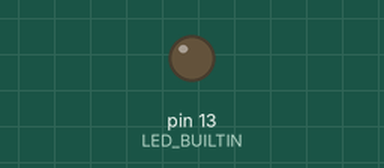
The sketch below on a simulated Arduino Uno, built with avr-gcc and run on an emulated ATmega328P. Parts: output pins drawn as LEDs (lit = HIGH). Random numbers use the default seed unless the sketch sets one; what the sketch prints to the serial monitor is not drawn.

Above: at 3.2 s.
Timing chart, 0 to 14.5 s (numbered marks = the images above):
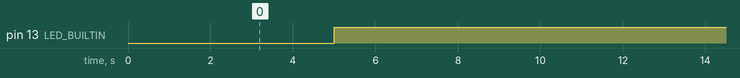

Measured:
- by itself, pin 13 (LED_BUILTIN): LOW → HIGH at 5.0 s

The sketch:

sketch.ino
```cpp
// set interval for sending messages (milliseconds)
const long interval = 5000;
unsigned long previousMillis = 0;

void setup() {
  // put your setup code here, to run once:

  //Initialize serial and wait for port to open:
  Serial.begin(9600);
  while (!Serial) {
    ; // wait for serial port to connect. Needed for native USB port only
  }

  // avoids blocking if none monitor serial is found
  delay(1500);

  // initialize digital pin LED_BUILTIN as an output.
  pinMode(LED_BUILTIN, OUTPUT);

}

void loop() {
  // put your main code here, to run repeatedly:

  unsigned long currentMillis = millis();
  int temperatura = random(0, 45);
  int humedad = random(0, 100);

  if (currentMillis - previousMillis >= interval) {
    digitalWrite(LED_BUILTIN, HIGH);   // turn the LED on (HIGH is the voltage level)

    // save the last time a message was sent
    previousMillis = currentMillis;

    // Mostrar los datos obtenidos por el monitor serie
    Serial.print("temperatura: ");
    Serial.print(temperatura);
    Serial.print(", ");
    Serial.print("humedad: ");
    Serial.print(humedad);
    Serial.println();

    delay(20000);

    digitalWrite(LED_BUILTIN, LOW);    // turn the LED off by making the voltage LOW
  }
}
```
